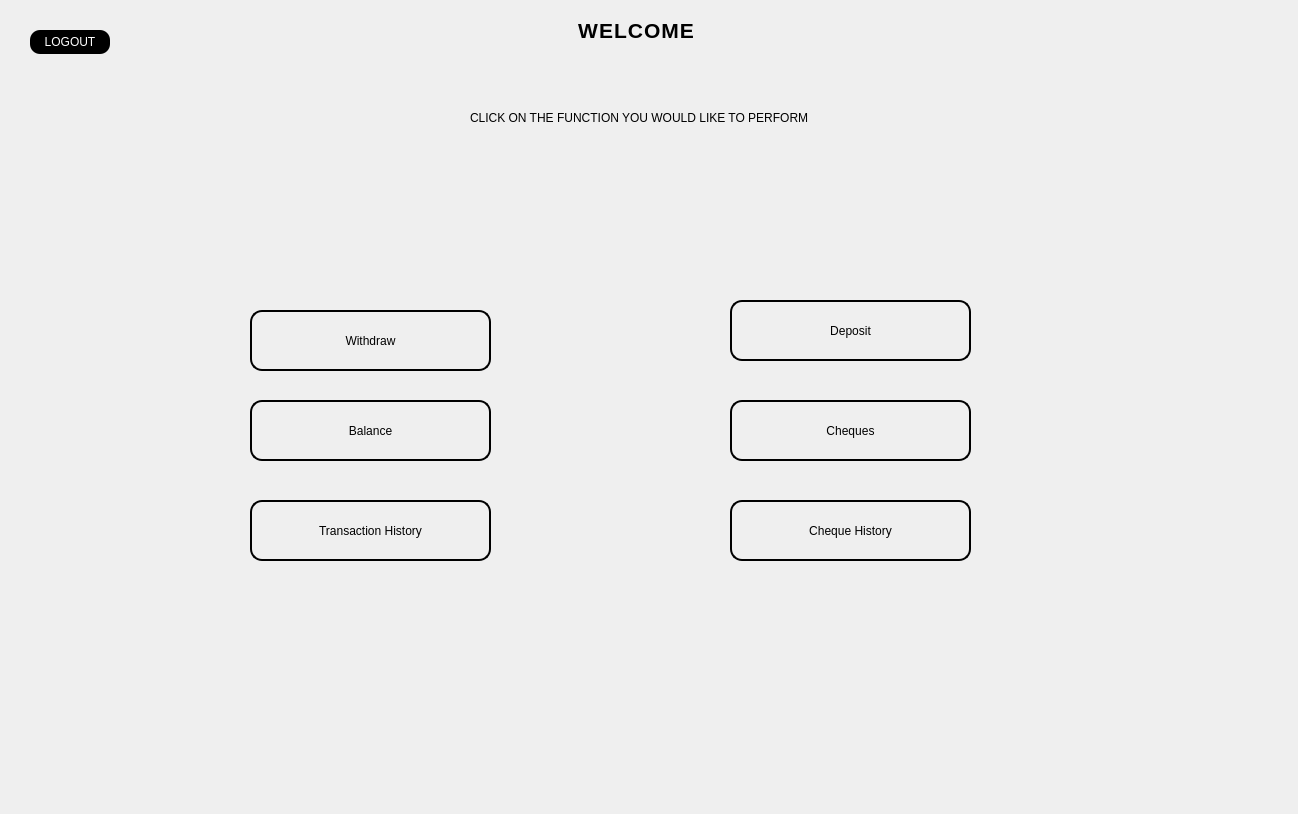
<?xml version="1.0" encoding="UTF-8"?>
<ui version="4.0">
 <class>CurrentUserLoggedIn</class>
 <widget class="QDialog" name="CurrentUserLoggedIn">
  <property name="geometry">
   <rect>
    <x>0</x>
    <y>0</y>
    <width>1298</width>
    <height>814</height>
   </rect>
  </property>
  <property name="windowTitle">
   <string>Dialog</string>
  </property>
  <widget class="QLabel" name="label">
   <property name="geometry">
    <rect>
     <x>230</x>
     <y>20</y>
     <width>671</width>
     <height>20</height>
    </rect>
   </property>
   <property name="styleSheet">
    <string notr="true">
color: rgb(0, 0, 0);
font-weight: bold;
font-size: 16pt;
font-family: &quot;Arial&quot;, sans-serif;
text-transform: uppercase;
letter-spacing: 1px;
</string>
   </property>
   <property name="text">
    <string>                                                   WELCOME </string>
   </property>
  </widget>
  <widget class="QLabel" name="label_2">
   <property name="geometry">
    <rect>
     <x>470</x>
     <y>110</y>
     <width>371</width>
     <height>16</height>
    </rect>
   </property>
   <property name="styleSheet">
    <string notr="true">color: rgb(0, 0, 0);
font: 700 10pt &quot;Arial&quot;;</string>
   </property>
   <property name="text">
    <string>CLICK ON THE FUNCTION YOU WOULD LIKE TO PERFORM</string>
   </property>
  </widget>
  <widget class="QPushButton" name="pushButton">
   <property name="geometry">
    <rect>
     <x>30</x>
     <y>30</y>
     <width>80</width>
     <height>24</height>
    </rect>
   </property>
   <property name="styleSheet">
    <string notr="true">#pushButton{
background-color:black;
color:white;
border-radius:10px;
}
#pushButton:hover{

background-color:rgb(85, 170, 255);
}

#pushButton:pressed{
	background-color: rgb(0, 85, 255);

}</string>
   </property>
   <property name="text">
    <string>LOGOUT</string>
   </property>
  </widget>
  <widget class="QWidget" name="widget" native="true">
   <property name="geometry">
    <rect>
     <x>170</x>
     <y>200</y>
     <width>951</width>
     <height>481</height>
    </rect>
   </property>
   <property name="styleSheet">
    <string notr="true">#widget{
border-image: url(:/images/border 1.png);
}</string>
   </property>
   <widget class="QPushButton" name="pushButtonCULWithdraw">
    <property name="geometry">
     <rect>
      <x>80</x>
      <y>110</y>
      <width>241</width>
      <height>61</height>
     </rect>
    </property>
    <property name="styleSheet">
     <string notr="true">#pushButtonCULWithdraw{
color: rgb(0, 0, 0);
border-background: transparent;
border-radius :12px;
border: 2px solid black;
font: 700 11pt &quot;Arial&quot;;
}


#pushButtonCULWithdraw:hover{

background-color:rgb(85, 170, 255);
}

#pushButtonCULWithdraw:pressed{
	background-color: rgb(0, 85, 255);

}</string>
    </property>
    <property name="text">
     <string>Withdraw</string>
    </property>
   </widget>
   <widget class="QPushButton" name="pushButtonCULDeposit">
    <property name="geometry">
     <rect>
      <x>560</x>
      <y>100</y>
      <width>241</width>
      <height>61</height>
     </rect>
    </property>
    <property name="styleSheet">
     <string notr="true">#pushButtonCULDeposit{
color: rgb(0, 0, 0);
border-background: transparent;
border-radius :12px;
border: 2px solid black;
font: 700 11pt &quot;Arial&quot;;
}


#pushButtonCULDeposit:hover{

background-color:rgb(85, 170, 255);
}

#pushButtonCULDeposit:pressed{
	background-color: rgb(0, 85, 255);

}</string>
    </property>
    <property name="text">
     <string>Deposit</string>
    </property>
   </widget>
   <widget class="QPushButton" name="pushButtonCULBalance">
    <property name="geometry">
     <rect>
      <x>80</x>
      <y>200</y>
      <width>241</width>
      <height>61</height>
     </rect>
    </property>
    <property name="styleSheet">
     <string notr="true">#pushButtonCULBalance{
color: rgb(0, 0, 0);
border-background: transparent;
border-radius :12px;
border: 2px solid black;
font: 700 11pt &quot;Arial&quot;;
}


#pushButtonCULBalance:hover{

background-color:rgb(85, 170, 255);
}

#pushButtonCULBalance:pressed{
	background-color: rgb(0, 85, 255);

}</string>
    </property>
    <property name="text">
     <string>Balance</string>
    </property>
   </widget>
   <widget class="QPushButton" name="pushButtonCULTransactions">
    <property name="geometry">
     <rect>
      <x>80</x>
      <y>300</y>
      <width>241</width>
      <height>61</height>
     </rect>
    </property>
    <property name="styleSheet">
     <string notr="true">#pushButtonCULTransactions{
color: rgb(0, 0, 0);
border-background: transparent;
border-radius :12px;
border: 2px solid black;
font: 700 11pt &quot;Arial&quot;;
}


#pushButtonCULTransactions:hover{

background-color:rgb(85, 170, 255);
}

#pushButtonCULTransactions:pressed{
	background-color: rgb(0, 85, 255);

}</string>
    </property>
    <property name="text">
     <string>Transaction History</string>
    </property>
   </widget>
   <widget class="QPushButton" name="pushButtonCULCheques">
    <property name="geometry">
     <rect>
      <x>560</x>
      <y>200</y>
      <width>241</width>
      <height>61</height>
     </rect>
    </property>
    <property name="styleSheet">
     <string notr="true">#pushButtonCULCheques{
color: rgb(0, 0, 0);
border-background: transparent;
border-radius :12px;
border: 2px solid black;
font: 700 11pt &quot;Arial&quot;;
}


#pushButtonCULCheques:hover{

background-color:rgb(85, 170, 255);
}

#pushButtonCULCheques:pressed{
	background-color: rgb(0, 85, 255);

}</string>
    </property>
    <property name="text">
     <string>Cheques</string>
    </property>
   </widget>
   <widget class="QPushButton" name="pushButtonCULChequeHistory">
    <property name="geometry">
     <rect>
      <x>560</x>
      <y>300</y>
      <width>241</width>
      <height>61</height>
     </rect>
    </property>
    <property name="styleSheet">
     <string notr="true">#pushButtonCULChequeHistory{
color: rgb(0, 0, 0);
border-background: transparent;
border-radius :12px;
border: 2px solid black;
font: 700 11pt &quot;Arial&quot;;
}


#pushButtonCULChequeHistory:hover{

background-color:rgb(85, 170, 255);
}

#pushButtonCULChequeHistory:pressed{
	background-color: rgb(0, 85, 255);

}</string>
    </property>
    <property name="text">
     <string>Cheque History</string>
    </property>
   </widget>
  </widget>
 </widget>
 <resources/>
 <connections/>
</ui>
